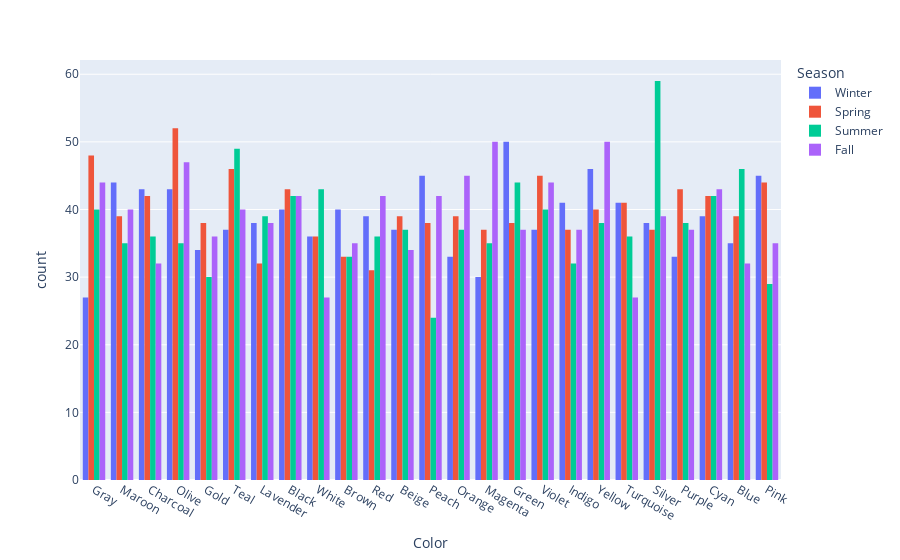

Notebook code for this chart:
### Code cell
fig = px.histogram(df, x="Color", color='Season', barmode='group'
             )
fig.show()
# не понятно ничего

### Figure 1 — Plotly figure (JSON) as saved in the notebook; plotly's stock layout.template omitted (floating-point values rounded to 4 significant figures; data arrays with more than 128 entries replaced by an {"elided": "..."} marker saying what was removed)
{"data": [{"alignmentgroup": "True", "bingroup": "x", "hovertemplate": "Season=Winter<br>Color=%{x}<br>count=%{y}<extra></extra>", "legendgroup": "Winter", "marker": {"color": "#636efa", "pattern": {"shape": ""}}, "name": "Winter", "offsetgroup": "Winter", "orientation": "v", "showlegend": true, "type": "histogram", "x": {"elided": "971 str values"}, "xaxis": "x", "yaxis": "y"}, {"alignmentgroup": "True", "bingroup": "x", "hovertemplate": "Season=Spring<br>Color=%{x}<br>count=%{y}<extra></extra>", "legendgroup": "Spring", "marker": {"color": "#EF553B", "pattern": {"shape": ""}}, "name": "Spring", "offsetgroup": "Spring", "orientation": "v", "showlegend": true, "type": "histogram", "x": {"elided": "999 str values"}, "xaxis": "x", "yaxis": "y"}, {"alignmentgroup": "True", "bingroup": "x", "hovertemplate": "Season=Summer<br>Color=%{x}<br>count=%{y}<extra></extra>", "legendgroup": "Summer", "marker": {"color": "#00cc96", "pattern": {"shape": ""}}, "name": "Summer", "offsetgroup": "Summer", "orientation": "v", "showlegend": true, "type": "histogram", "x": {"elided": "955 str values"}, "xaxis": "x", "yaxis": "y"}, {"alignmentgroup": "True", "bingroup": "x", "hovertemplate": "Season=Fall<br>Color=%{x}<br>count=%{y}<extra></extra>", "legendgroup": "Fall", "marker": {"color": "#ab63fa", "pattern": {"shape": ""}}, "name": "Fall", "offsetgroup": "Fall", "orientation": "v", "showlegend": true, "type": "histogram", "x": {"elided": "975 str values"}, "xaxis": "x", "yaxis": "y"}], "layout": {"autosize": true, "barmode": "group", "legend": {"title": {"text": "Season"}, "tracegroupgap": 0}, "margin": {"t": 60}, "xaxis": {"anchor": "y", "autorange": true, "domain": [0, 1], "range": [-0.5, 24.5], "title": {"text": "Color"}, "type": "category"}, "yaxis": {"anchor": "x", "autorange": true, "domain": [0, 1], "range": [0, 62.11], "title": {"text": "count"}}}}
